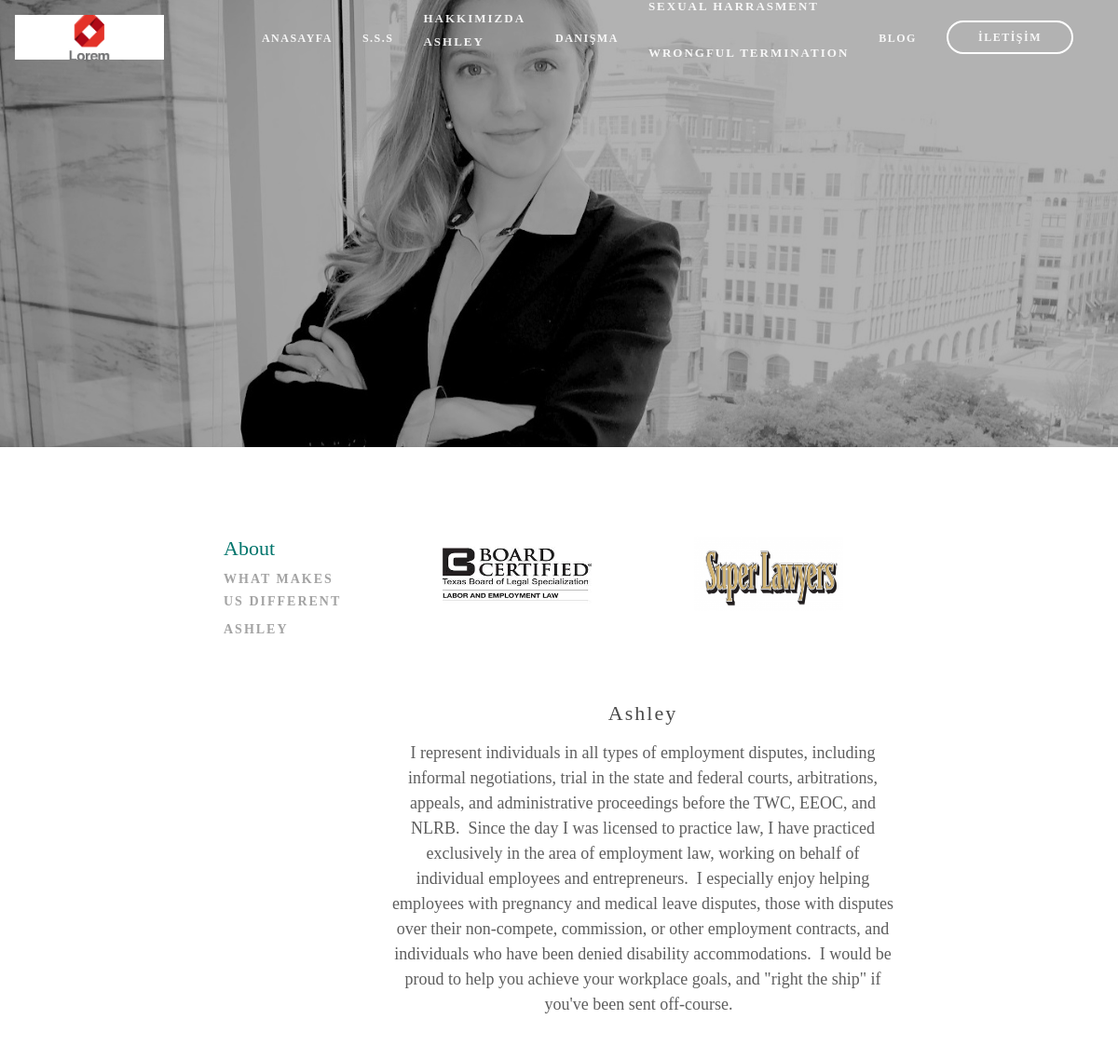
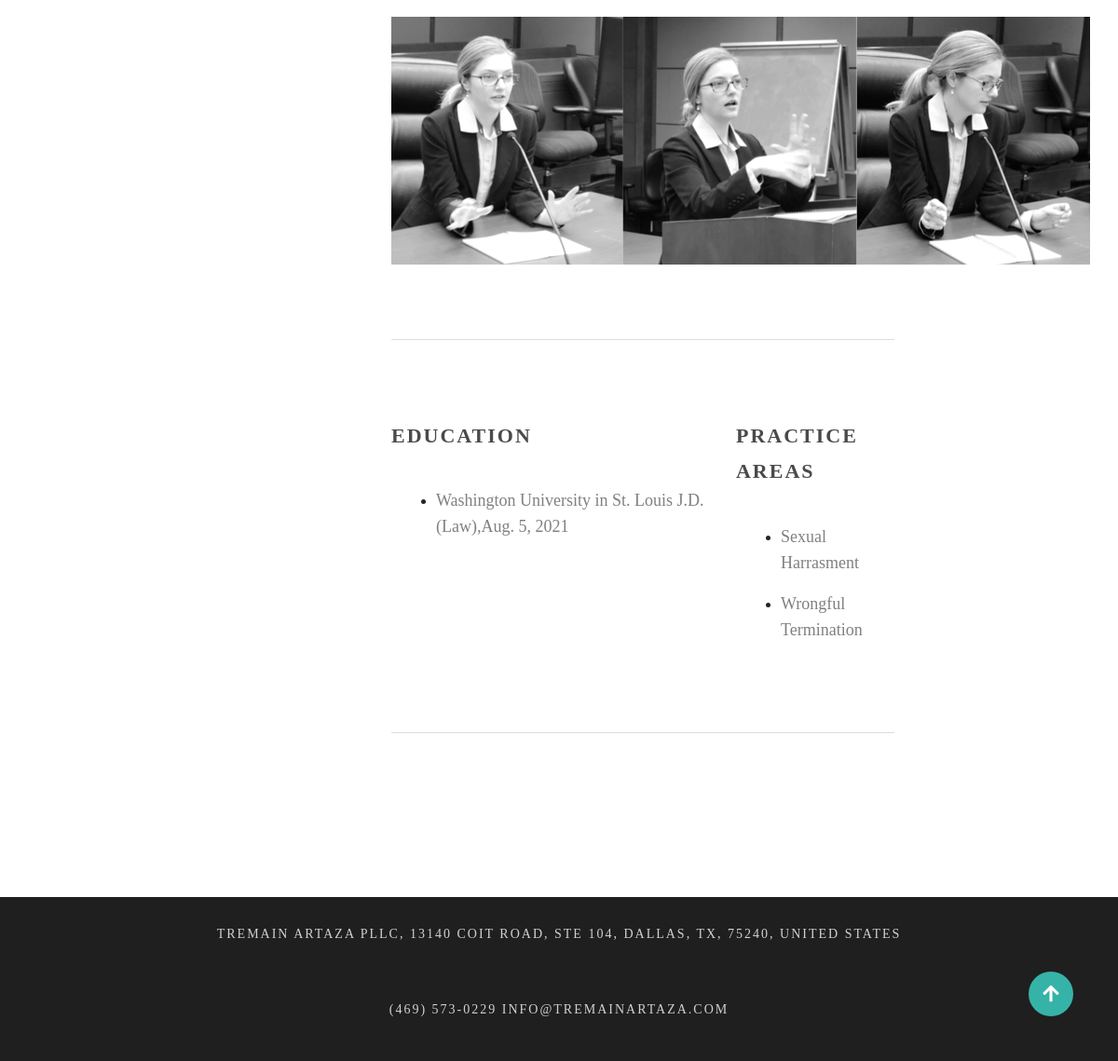
/employee/ashleytrainman/detail/, run on the app's committed database (2 pictures, top to bottom).
### employee/models.py (models this page shows, shortened)
class Employee(models.Model):
    name = models.CharField(max_length=255, verbose_name="Name")
    surname = models.CharField(max_length=255, verbose_name="Surname")
    description = RichTextField(verbose_name="Desciption")
    faculty =  models.CharField(max_length=255, verbose_name="Faculty")
    graduated_date=models.DateField(verbose_name="Graduated Date")
    image = models.ImageField(null=True, blank=True, verbose_name="Employee's Photo")
    areas = models.ManyToManyField(PracticeAreas, verbose_name="Practice Areas")
    certificates = models.ManyToManyField(Certificate,  verbose_name="Employee's Certificates")
    slug = models.SlugField(unique=True, editable=False, max_length=265)
    def get_absolute_url(self):
        return reverse("employee:detail", kwargs={"slug": self.slug})

class PracticeAreas(models.Model):
    title = UpperCaseField(max_length = 255)
    desc = RichTextField(verbose_name="Desciption")
    class Meta:
        verbose_name_plural = "Practice Areas"

class Certificate(models.Model):
    title = models.CharField(verbose_name='Certificate Title', max_length = 255)
    image = models.ImageField(null=False, blank=False)

### employee/views.py (the view)
# urls.py: path('<slug:slug>/detail/', employee_detail, name='detail'),
def employee_detail(request,slug):
    employees = Employee.objects.all()
    employee = get_object_or_404(Employee,slug=slug)
    context = {
        'employee':employee,
        'employees':employees,
    }
    return render(request, 'employee/detail.html',context)

### website/header_context.py (called while the page is built)
def header_data(request):
    context_practice_areas = PracticeAreas.objects.all()
    context_employees = Employee.objects.all()
    context = {
        'context_practice_areas':context_practice_areas,
        'context_employees':context_employees,
    }
    return context

### templates/employee/detail.html (shortened to what this page needs)
{% extends 'partials/base.html' %}
{% block body %}
     <div id="lawyer-container">
        <div id="lawyer-overlay">
                {% include 'partials/header.html' %}
        </div>
    </div>
    <main id="page">
        <div class="page-content about-page-content">
            <div class="about-aside">
                <ul>
                    <li class="about-aside-list-title"> About</li>
                    <li class="about-aside-list-item "><a href="about.html">WHAT MAKES US DIFFERENT</a></li>
                    {% for employee in employees  %}
                        <li class="about-aside-list-item"><a href="{{employee.get_absolute_url}}">{{employee.name|title}}<br></a></li>
                    {% endfor %}
                </ul>
            </div>
            <div class="about-article">
                <div class="lawyer-article-items">
                    <div class="lawyer-certificates">
                        {% for certificate in employee.certificates.all %}
                            <img src="{{certificate.image.url}}" >
                       {% endfor %}
                    </div>
                    <div class="lawyer-article-text">
                        <h2>{{employee.name|title}}</h2>
                        {{employee.description|safe}}
                    </div>
                    {% if employee.image %}
                        <div class="lawyer-thumbnail">
                            <img src="{{employee.image.url}}" >
                        </div>
                     {% endif %}
                    <div class="lawyer-hr-cont">
                        <hr class="lawyer-hr">
                    </div>
                    <div class="education-admissions">
                        <div class="education">
                            <h2><strong>educatıon</strong></h2>
                            <ul>
                                <li><p>{{employee.faculty}},{{employee.graduated_date}} </p></li>
                            </ul>
                        </div>
                        <div class="admissions">
                            <h2><strong>practice areas</strong></h2>
                            <ul>
                                {% for area in employee.areas.all %}
                                    <li><p>{{area.title}}</p></li>
                                {% endfor %}
                            </ul>
                        </div>
                    </div>
                    <div class="lawyer-hr-cont">
                        <hr class="lawyer-hr">
                    </div>
                </div>
            </div>
        </div>
    </main>
{% endblock  %}

### templates/partials/base.html (shortened to what this page needs)
{% load static %}
<!DOCTYPE html>
<html>
    <head>
        <link rel="stylesheet" href="https://stackpath.bootstrapcdn.com/bootstrap/4.4.1/css/bootstrap.min.css">
        <link rel="stylesheet" href="https://cdnjs.cloudflare.com/ajax/libs/font-awesome/5.15.4/css/all.min.css" />
        <link rel="stylesheet" href="{% static 'css/main.css' %}">
    </head>
    <body>
        {% block body %}
        {% endblock  %}
        {% include 'partials/footer.html' %}
        <a class="btntop" href="">
            <i class="fas fa-arrow-up"></i>
          </a>
    </body>
</html>

### templates/partials/header.html
{% load static %}
 <header id="site-header">
    <div id="site-logo">
        <img src="{% static 'img/logo.png'%}" alt="">
    </div>
    <div id="site-list-container">
        <div class="site-list-item">
            <a href="{% url 'main:home' %}">ANASAYFA</a>
        </div>
        <div class="site-list-item">
            <a href="{% url 'main:faqs' %}">S.S.S</a>
        </div>
        <div class="site-list-item">
            <a href="{% url 'main:aboutus' %}">HAKKIMIZDA
                <ul>
                    <a href="about.html"><li>Hakkımızda</li></a>
                    {% for employee in context_employees %}
                        <a href="{{employee.get_absolute_url}}"><li>{{employee.name|title}}</li><br></a>
                    {% endfor %}
                </ul>
            </a>
        </div>
        <div class="site-list-item">
            <a href="">DANIŞMA</a>
        </div>
        <div class="site-list-item">
            <a href="{% url 'main:practice_areas' %}">FAALİYET ALANLARI
                <ul>
                    {% for area in context_practice_areas %}
                        <a href=""><li>{{area.title|title}}</li><br></a>
                    {% endfor %}
                </ul>
            </a>
        </div>
        <div class="site-list-item">
            <a href="{% url 'post:index' %}">BLOG</a>
        </div>
        <div class="site-list-item bordered">
            <a href="{% url 'main:contact' %}">İLETİŞİM</a>
        </div>
    </div>
</header>

### templates/partials/footer.html
<footer>
    <div id="site-info">
        <span>Tremain Artaza PLLC, 13140 Coit Road, Ste 104, Dallas, TX, 75240, United States </span>
        <br>
        <span>(469) 573-0229 INFO@TREMAINARTAZA.COM</span>
    </div>
</footer>

### static/css/main.css (style rules this page uses)
* { margin: 0; padding: 0; font-family: adobe-garamond-pro, serif; }
ol,ul { list-style:none; }
a { text-decoration: none; }
.btntop { font-size: 1.25rem; position: fixed; bottom: 3rem; right: 3rem; background-color: #36b3a8; width: 3rem; height: 3rem; display: grid; place-items: center; color:#fff; border-radius: 3rem; visibility: visible; }
#site-header { padding: 1rem 1rem; align-items: center; display: flex; }
#site-logo { width: 10rem; height: 3rem; }
#site-logo img { object-fit: cover; width: 100%; height: 3rem; }
#site-list-container { align-items: center; height: 2rem; margin-left: auto; display: flex; }
.site-list-item { margin-right: 2rem; position: relative; }
.site-list-item ul a { text-transform: uppercase; font-size: 13px; font-weight: 600; letter-spacing: 2px; line-height: 25px; transition: 0.3s ease-in-out; }
.site-list-item a { font-size: 12px; font-style: normal; font-weight: 700; letter-spacing: 1.5px; color:rgba(255,255,255,.9); line-height: 1em; transition: 0.3s ease-in-out; }
.bordered { line-height: 0; padding: 0.6rem 2rem; border: 2px solid #fff; border-radius: 300px; transition: 0.3s ease-in-out; }
main { width: 60%; max-width: 1020px; height: auto; margin: 0 auto; }
.page-content { width: auto; margin-top: 5rem; }
#site-info { background-color:#1f1f1f; text-align: center; height: 11rem; }
#site-info span { text-transform: uppercase; color: rgba(255,255,255,.8); font-size: 14px; font-weight: 400; letter-spacing: 2px; line-height: 80.8px; }
.about-page-content { display: flex; margin-top: 6rem; justify-content: space-between; margin-bottom: 6rem; }
.about-aside-list-title { color: #00746b; font-size: 22px; font-weight: 400; line-height: 26.4px; }
.about-aside-list-item { width: 80%; margin-top: 0.4rem ; }
.about-aside-list-item a { text-transform: uppercase; color: rgba(26,26,26,.4); font-size: 14px; font-weight: 600; letter-spacing: 2px; line-height: 17.5px; }
.about-aside { text-align: left; }
.about-article { width: 75%; }
.about-article p { margin-top: 1rem; color: rgba(26, 26, 26, 0.7); font-size: 18px; line-height: 30px; font-weight: 400; }
#lawyer-container { width: 100%; height: 30rem; background: url(../img/lawyer1.jpg) no-repeat; background-size: cover; }
#lawyer-overlay { width: 100%; height: 30rem; background-color: rgba(0, 0, 0, 0.3); }
.lawyer-certificates { display: flex; justify-content: space-around; }
.lawyer-certificates img { width: 10rem; height: 5rem; }
.lawyer-article-text { margin-top: 6rem; }
.lawyer-article-text h2 { color: rgb(74, 74, 74); font-size: 22px; line-height: 27px; letter-spacing: 2px; font-weight: 400; text-align: center; }
.lawyer-article-text p { text-align: left; color:rgba(26, 26, 26, 0.7); font-size: 18px; font-weight: 400; line-height: 27px; text-align: center; }
.lawyer-thumbnail { margin-top: 4rem; }
.lawyer-hr { background-color:gainsboro; border: 0 none; color: #1f1f1f; height: 1px; margin-top: 5rem; margin-bottom: 5rem; }
.education-admissions { display: flex; justify-content: space-between; }
.education-admissions strong { color: rgb(74, 74, 74); font-size: 22px; font-weight: 700; line-height: 27px; text-transform: uppercase; letter-spacing: 2px; }
.education-admissions ul { list-style-type: disc; padding-left: 3rem; padding-top: 1rem; }
.education-admissions p { color: rgba(74, 74, 74, 0.7); font-size: 18px; font-weight: 400; line-height: 28px; text-align: left; }

### data on the page
Employee: name "ASHLEY", name "Ashley", description "I represent individuals in all types of employment disputes, including informal negotiations, trial in the state and federal courts, arbitrations, appeals, and administrative proceedings before the TWC, EEOC, and NLRB. Since the day I was licensed to practice law, I have practiced exclusively in the area of employment law, working on behalf of individual employees and entrepreneurs. I especially enjoy helping employees with pregnancy and medical leave disputes, those with disputes over their non-compete, commission, or other employment contracts, and individuals who have been denied disability accommodations. I would be proud to help you achieve your workplace goals, and \"right the ship\" if…", image (picture), faculty "Washington University in St. Louis J.D. (Law)", graduated_date "Aug. 5, 2021"
PracticeAreas: title "SEXUAL HARRASMENT", title "Sexual Harrasment"
PracticeAreas: title "WRONGFUL TERMINATION", title "Wrongful Termination"
Certificate: image (picture)
Certificate: image (picture)
